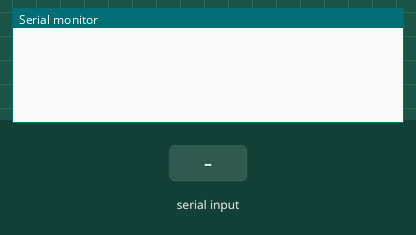
The sketch below on a simulated Arduino Uno, built with avr-gcc and run on an emulated ATmega328P. Shown: the last lines printed to the serial monitor. The inputs (shaded band) are chosen by the test bench.

Above: at 1.2 s.
1.3 s: "shutdown" received over Serial
At 1.8 s:
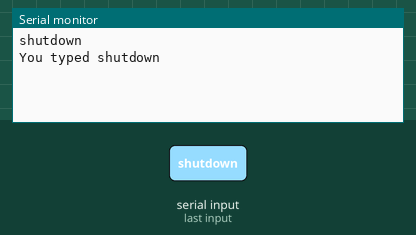
2.8 s: "land" received over Serial
At 3.9 s:
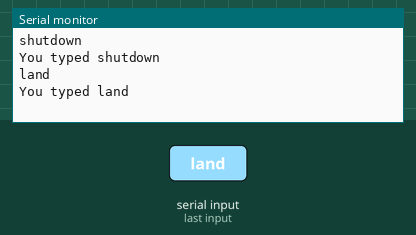
4.3 s: "flight" received over Serial
At 5.2 s:
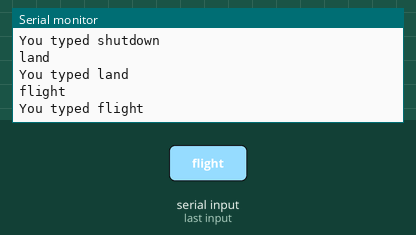
5.8 s: "1" received over Serial
At 7.3 s:
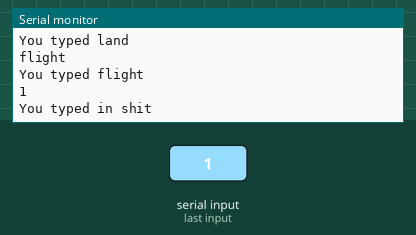

The sketch:

TestToken.ino
```cpp
#include <string.h>

char userCommand[500];
char *arg1;
char *arg2;
char *i;


void setup()
{
  Serial.begin(9600);

}

void loop () {

  if(Serial.available()){
    arg1 =NULL;
    arg2 = NULL;
    for(int x =0; x<500;x++){
      userCommand[x]=NULL;
    }
    int x =0;
    delay(20);
    do{
      userCommand[x++] = Serial.read();
    }while(Serial.available());

    arg1 = strtok(userCommand, " :\n\r");
    Serial.write(arg1);
    Serial.println("");
    arg2 = strtok(NULL, " :\n\r");
    Serial.write(arg2);
    Serial.println("");

    if(!strcmp(arg1, "shutdown")){
      Serial.println("You typed shutdown");
    }else if(!strcmp(arg1, "land")){
      Serial.println("You typed land");
    }else if(!strcmp(arg1, "flight")){
      Serial.println("You typed flight");
    }else{
      Serial.println("You typed in shit");
    }
  }

}
```

Measured:
- after the input at 1.3 s, the serial monitor: prints a new line at once (image 1)
- after the input at 2.8 s, the serial monitor: prints a new line at once (image 2)
- after the input at 4.3 s, the serial monitor: prints a new line at once (image 3)
- after the input at 5.8 s, the serial monitor: prints a new line at once (image 4)
